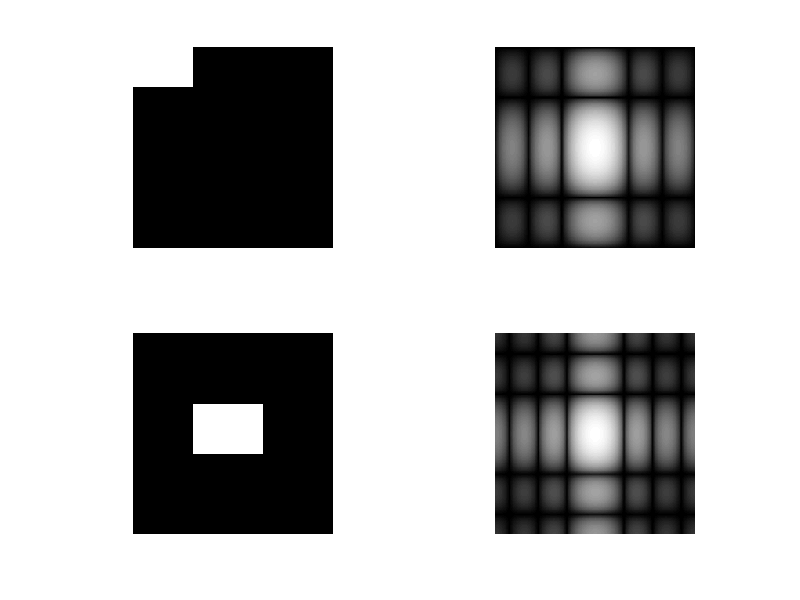

Here is the MATLAB script that generated this plot:
f = zeros(20,20);
f(1:4,1:6)=1;

f1 = zeros(20,20);
f1(8:12,7:13)=1; 

F = fft2(f,256,256);
F2 = fftshift(F);

F1 = fft2(f1,256,256);
F3 = fftshift(F1);

figure,
subplot(2,2,1);imshow(f);
subplot(2,2,2);imshow(log(1+abs(F2)),[]);
subplot(2,2,3);imshow(f1);
subplot(2,2,4);imshow(log(1+abs(F3)),[]);
